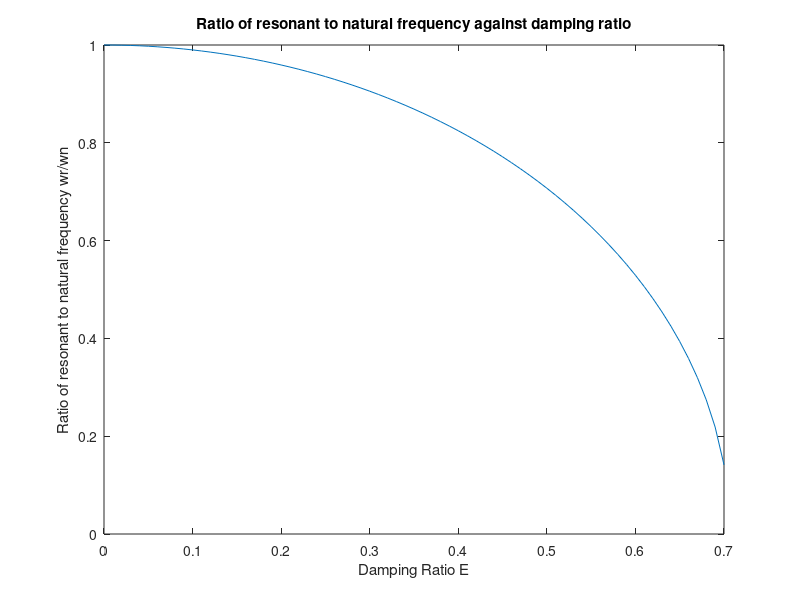

Write the MATLAB code that produced this figure.
clc
clear all

E = 0.:0.01:0.707;
wrwn = sqrt(1-2*E.^2);
plot(E,wrwn);
title("Ratio of resonant to natural frequency against damping ratio")
xlabel("Damping Ratio E");
ylabel("Ratio of resonant to natural frequency wr/wn");
